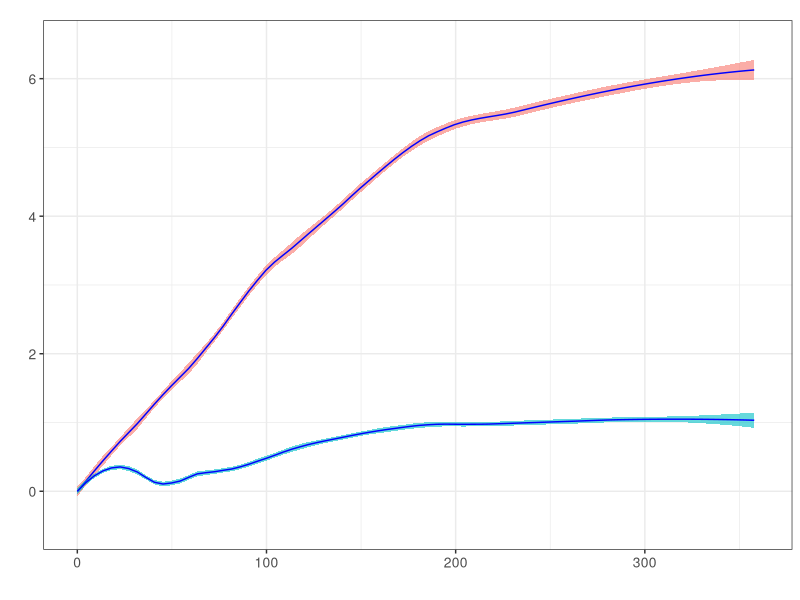

Recreate this plot in R. (Note: this script raises an error after producing the figure.)
#=====================================================================================================
# Supp. Figure 1:  Population level response of SKMEL5 in DMSO vs 8uM PLX4720
#=====================================================================================================
#         Population level response of SKMEL5 to PLX4720
#         Drug-naive vs Post-idle cells treated with either DMSO or 8uM PLX4720
#=====================================================================================================

library(gplots)
require(ggplot2)
require(gdata)
setwd("~/Paudel_et_al_2016/SourceData") # Set the working directory;
# Set the output for plots
output <- paste0(substr(getwd(), 1, (nchar(getwd())-nchar("SourceData"))), "Figures")
fig = "Supp.Fig1" # Which figure is this in paper?
output = paste0(output, "/", fig)

#=====================================================================================================
# Read the experimental data
#=====================================================================================================

data <- read.csv("SKMEL5 Population Level DMSO vs 8uM PLX4720.csv", header=T, sep=",")

#=====================================================================================================
# SKMEL5 drug-naive vs post-idle treated with DMSO
#=====================================================================================================

cell <- "SKMEL5"
cnc <- c(0,8)
s1 <- subset(data, data$CellLine==cell & data$conc %in%  cnc)
s1$Date <- as.character(s1$Date)

ggplot(data = s1, aes(x=s1$Time, y=s1$nl2, col=drug))+ 
  theme_bw()+geom_smooth(span=.3, aes(fill=drug), method = "loess", size=.5, alpha=0.6, col="blue")+ 
  scale_colour_manual(values=rainbow(2)) + ylim(-0.5,6.5)+ xlim(0,360)+
  theme(legend.position="none") + theme(axis.text=element_text(size=10)) +
  theme(text = element_text(size=12)) + ggtitle(paste0()) + labs(x="", y="") +
  ggsave(paste0(cell, " + ", cnc[2], "uM_vs_", "DMSO.pdf"), path=output, width=2, height=3.0)
